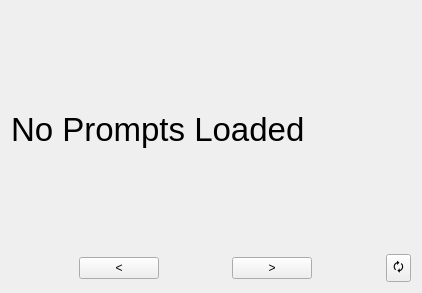
<?xml version="1.0" encoding="UTF-8"?>
<ui version="4.0">
 <class>Form</class>
 <widget class="QWidget" name="Form">
  <property name="geometry">
   <rect>
    <x>0</x>
    <y>0</y>
    <width>362</width>
    <height>293</height>
   </rect>
  </property>
  <property name="windowTitle">
   <string>Form</string>
  </property>
  <layout class="QVBoxLayout" name="verticalLayout">
   <item>
    <widget class="QLabel" name="speechNotesLabel">
     <property name="sizePolicy">
      <sizepolicy hsizetype="Preferred" vsizetype="Preferred">
       <horstretch>0</horstretch>
       <verstretch>0</verstretch>
      </sizepolicy>
     </property>
     <property name="minimumSize">
      <size>
       <width>400</width>
       <height>0</height>
      </size>
     </property>
     <property name="maximumSize">
      <size>
       <width>400</width>
       <height>16777215</height>
      </size>
     </property>
     <property name="font">
      <font>
       <pointsize>25</pointsize>
      </font>
     </property>
     <property name="text">
      <string>No Prompts Loaded</string>
     </property>
     <property name="wordWrap">
      <bool>true</bool>
     </property>
    </widget>
   </item>
   <item>
    <layout class="QHBoxLayout" name="navButtonContainer">
     <item>
      <spacer name="horizontalSpacer">
       <property name="orientation">
        <enum>Qt::Horizontal</enum>
       </property>
       <property name="sizeHint" stdset="0">
        <size>
         <width>40</width>
         <height>20</height>
        </size>
       </property>
      </spacer>
     </item>
     <item>
      <widget class="QPushButton" name="previousButton">
       <property name="sizePolicy">
        <sizepolicy hsizetype="Fixed" vsizetype="Fixed">
         <horstretch>0</horstretch>
         <verstretch>0</verstretch>
        </sizepolicy>
       </property>
       <property name="text">
        <string>&lt;</string>
       </property>
       <property name="autoDefault">
        <bool>false</bool>
       </property>
       <property name="default">
        <bool>false</bool>
       </property>
       <property name="flat">
        <bool>false</bool>
       </property>
      </widget>
     </item>
     <item>
      <spacer name="horizontalSpacer_3">
       <property name="orientation">
        <enum>Qt::Horizontal</enum>
       </property>
       <property name="sizeHint" stdset="0">
        <size>
         <width>40</width>
         <height>20</height>
        </size>
       </property>
      </spacer>
     </item>
     <item>
      <widget class="QPushButton" name="forwardButton">
       <property name="sizePolicy">
        <sizepolicy hsizetype="Fixed" vsizetype="Fixed">
         <horstretch>0</horstretch>
         <verstretch>0</verstretch>
        </sizepolicy>
       </property>
       <property name="text">
        <string>&gt;</string>
       </property>
       <property name="autoDefault">
        <bool>false</bool>
       </property>
       <property name="default">
        <bool>false</bool>
       </property>
       <property name="flat">
        <bool>false</bool>
       </property>
      </widget>
     </item>
     <item>
      <spacer name="horizontalSpacer_2">
       <property name="orientation">
        <enum>Qt::Horizontal</enum>
       </property>
       <property name="sizeHint" stdset="0">
        <size>
         <width>40</width>
         <height>20</height>
        </size>
       </property>
      </spacer>
     </item>
     <item>
      <widget class="QToolButton" name="refreshButton">
       <property name="text">
        <string>🗘</string>
       </property>
      </widget>
     </item>
    </layout>
   </item>
  </layout>
 </widget>
 <resources/>
 <connections/>
</ui>
